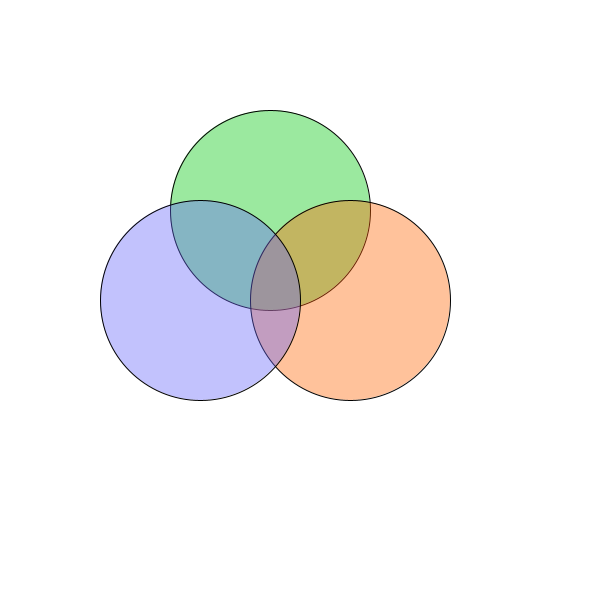
Frame 1 (no input)
Frame 60 (the mouse pressed at the canvas centre just before this capture): identical to frame 1, image omitted
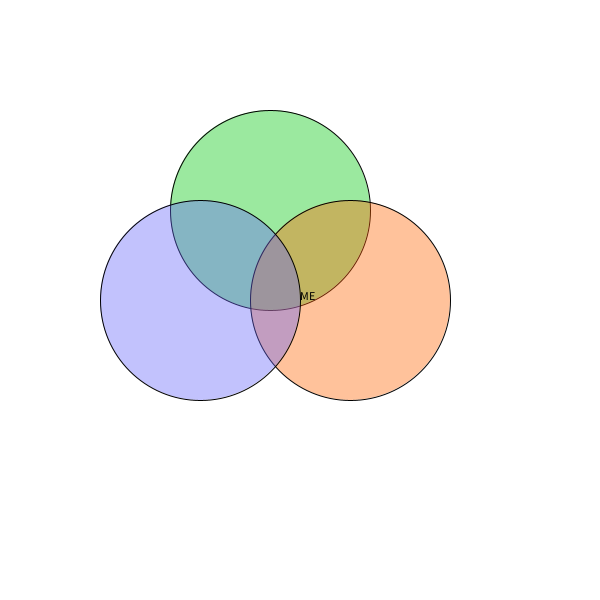
Frame 120 (the mouse held since frame 60 and released just before this capture)

The Processing sketch that drew these frames (run headless with seeded random() and noise(); from frame 60 on, the mouse is pressed at the canvas centre):

// Processing sketch: Venn_Diagram
// ── Venn_Diagram.pde
void setup(){
 size(600,600);



}
void draw() {
background(500,500,500);
if (mousePressed){ println(mouseX, mouseY);
}
fill(0,200,10,100);
ellipse(270,210,200,200);
fill(550,100,0,100);
ellipse(350,300,200,200);
fill(100,100,250,100);
ellipse(200,300,200,200);
fill(0,0,0);
text("ME",mouseX,mouseY);

}
